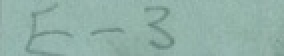
#> input picture char_detection/output/field_0.jpg, 142 x 28 px (shown 2 times larger); its folder holds only this picture in this run
$ python img_preprocessing.py
#> lines starting #> are read from the running program, lines starting #| are printed output that depends on the picture; after the words box and inside, x2 and y2 are one past the last pixel; in counts of white or black regions, pixels touching at a corner belong together
# This script preprocesses the single letter images from the Forest Service Form.
# Author: Floriana Ciaglia
# Date: May 1st, 2021
import cv2
import numpy as np
from matplotlib import pyplot as plt
import json
import os
from os import path
from PIL import Image

def main():
  #read data from JSON file
  f = open("fields.json")
#> (reads char_detection/fields.json from the repository)
  fields = json.load(f)
  max_x = 0
  max_y = 0
  min_x = 10000
  min_y = 10000

  #if it doesn't exists already, create the
  # folder where the preprocessed images will go
  if not os.path.exists('preprocessed'):
    os.makedirs('preprocessed')

  directory = '/Users/florianaciaglia/Google Drive/AdaptLab/forestService/OCR_4_Forest_Service/char_detection/output'

  for image in os.listdir(directory):
    #print("####### image")
    #set up the right string for the path
    path = "output/" + image
    # read in the image in gray scale
    img = cv2.imread(path, 0)
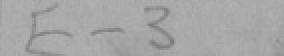
#> img: shape (28, 142) (shown 2 times larger); min 120, max 179, mean 166.6
    if img is None:
      print(path)
      exit(1)


    blurred = cv2.GaussianBlur(img, (3,3), cv2.BORDER_DEFAULT)
    ret, thresh = cv2.threshold(blurred, 0, 255, cv2.THRESH_BINARY_INV+cv2.THRESH_OTSU)
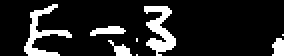
#> thresh: shape (28, 142) (shown 2 times larger); 13.7% white; 8 white regions (3 under 20 px), largest, box (x1, y1, x2, y2) and area: (72, 3, 88, 28) 204, (12, 2, 36, 28) 192, (45, 13, 63, 18) 57, (136, 19, 142, 28) 45, (54, 20, 66, 28) 43
#> ret = 160
    blurred = cv2.GaussianBlur(thresh, (3,3), cv2.BORDER_DEFAULT)
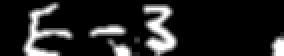
#> blurred: shape (28, 142) (shown 2 times larger); min 0, max 255, mean 34.8
    #cv2.imshow("Blurred", blurred)
    #cv2.waitKey(0)
    #cv2.destroyAllWindows()

    con_img = cv2.cvtColor(blurred, cv2.COLOR_GRAY2BGR)
    dst = cv2.fastNlMeansDenoisingColored(con_img,None,10,10,7,21)
    # [12 lines of commented-out code are left out]
    im = Image.fromarray(dst)
    pixels = im.load() # create the pixel map


    # [5 lines of commented-out code are left out]

    for x in range(im.size[0]): # for every pixel:
      for y in range(im.size[1]):
        #print("in for loop")
        #if the pixel is not black
        if pixels[x,y] == (0, 0, 0):
          #print("in if statme")
          continue

        else: #we found the first non-black pixel
          #print("first found: ", x, y)
          #print('in else')
          pixels[x,y] = (0, 255, 0)
          #print("calling func")
          max_x, max_y, min_x, min_y = check_coord(x, y, max_x, min_x, max_y, min_y)
          # [6 lines of commented-out code are left out]
          temp = x

          while pixels[temp,y] != (0, 0, 0) and temp < im.size[0]-1:
            pixels[temp,y] = (0, temp, 0)
            # print(temp)
            # print(y)
            temp = temp+1
            # [5 lines of commented-out code are left out]
          max_x, max_y, min_x, min_y = check_coord(temp, y, max_x, min_x, max_y, min_y)
          # [13 lines of commented-out code are left out]
  print("max x: ", max_x)
  print("max y: ", max_y)
  print("min x: ", min_x)
  print("min y: ", min_y)

  pixels[min_x, min_y] = (255, 0 , 0)
  pixels[max_x, min_y] = (255, 0 , 0)
  pixels[min_x, max_y] = (255, 0 , 0)
  pixels[max_x, max_y] = (255, 0 , 0)


# #show image
  im.show()
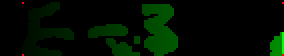
#> shown: PIL image 142x28 RGB (shown 2 times larger); mean R, G, B 0.3, 14.1, 0

def check_coord(x, y, max_x, min_x, max_y, min_y):
  if x > max_x:
    # print("x:" , x)
    # print("max_x: ", max_x)
    max_x = x
    # print("max_x: ", max_x)
  if x < min_x:
    # print("x:" , x)
    # print("min_x: ", min_x)
    min_x = x
    # print("min_x: ", min_x)
  if y > max_y:
    # print("y: ", y)
    # print("max_y: ", max_y)
    max_y = y
    # print("max_y: ", max_y)
  if y < min_y:
    # print("y: ", y)
    # print("min_y: ", min_y)
    min_y = y
  # [6 lines of commented-out code are left out]
  return max_x, max_y, min_x, min_y


#main function
if __name__ == '__main__':
  main()
